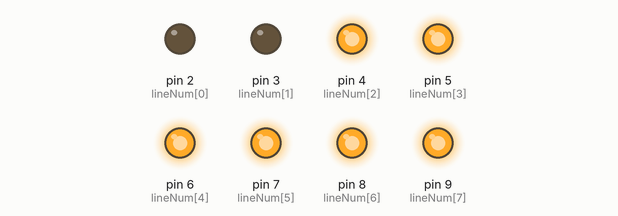
Recording of a sketch running on a simulated Arduino Uno, built with avr-gcc and run on an emulated ATmega328P. Parts: output pins drawn as LEDs (lit = HIGH).

Above: at 0.15 s.
At 1.05 s:
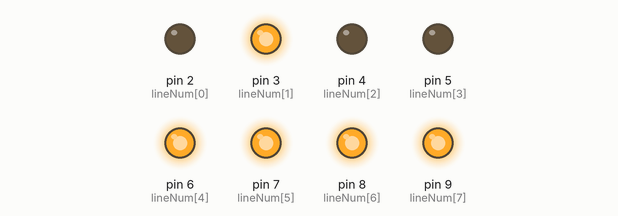
At 1.95 s:
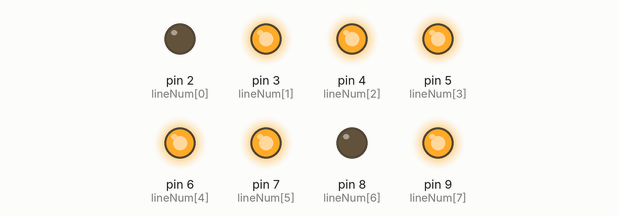
At 3.75 s:
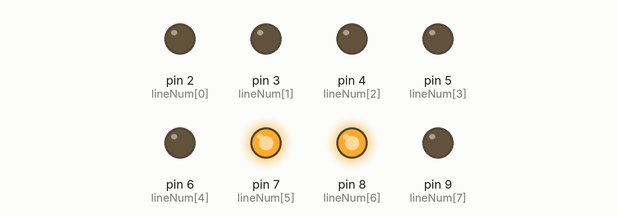
At 5.55 s:
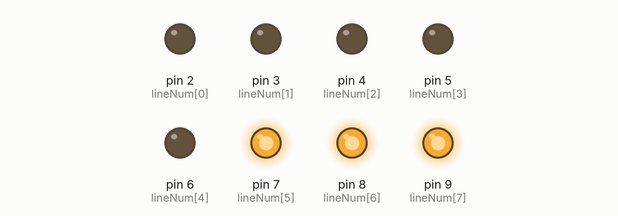
At 7.35 s:
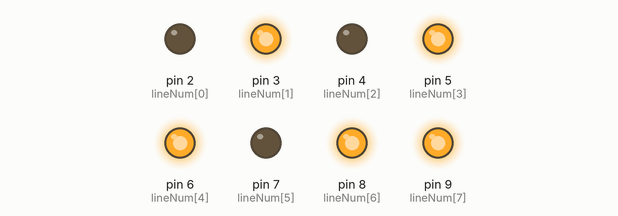
Timing chart, 0 to 7.7 s (numbered marks = the images above):
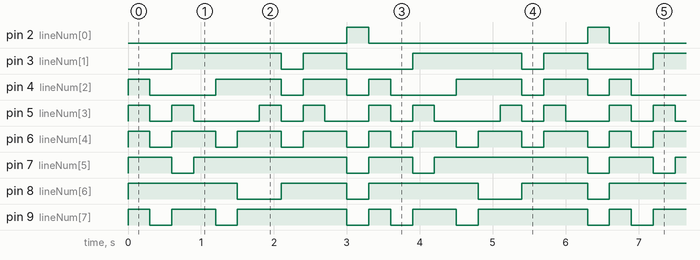

Measured:
- by itself, pin 2 (lineNum[0]): alternates HIGH for 0.30 s and LOW for 3.0 s
- by itself, pin 3 (lineNum[1]): repeats every 3.3 s: LOW 0.30 s, HIGH 0.60 s, LOW 0.90 s, HIGH 1.5 s
- by itself, pin 4 (lineNum[2]): repeats every 3.3 s: LOW 0.90 s, HIGH 0.90 s, LOW 0.30 s, HIGH 0.60 s, LOW 0.30 s, HIGH 0.30 s
- by itself, pin 6 (lineNum[4]): repeats every 3.3 s: 3 × (LOW 0.30 s, HIGH 0.60 s), LOW 0.30 s, HIGH 0.30 s
- by itself, pin 7 (lineNum[5]): repeats every 3.3 s: LOW 0.30 s, HIGH 2.1 s, LOW 0.30 s, HIGH 0.60 s
- by itself, pin 8 (lineNum[6]): repeats every 3.3 s: LOW 0.60 s, HIGH 0.90 s, LOW 0.30 s, HIGH 1.5 s
- by itself, pin 9 (lineNum[7]): repeats every 3.3 s: LOW 0.30 s, HIGH 0.60 s, LOW 0.30 s, HIGH 1.5 s, LOW 0.30 s, HIGH 0.30 s
- by itself, pin 5 (lineNum[3]): repeats every 3.3 s: LOW 0.30 s, HIGH 0.30 s, LOW 0.90 s, HIGH 0.30 s, LOW 0.30 s, HIGH 0.30 s, LOW 0.60 s, HIGH 0.30 s

The sketch:

___.ino
```cpp
int lineNum[8] = {2,3,4,5,6,7,8,9};
int leds[11][8] = {
{0,0,1,1,1,1,1,1},{0,0,0,0,0,1,1,0},{0,1,0,1,1,0,1,1},
{0,1,0,0,1,1,1,1},{0,1,1,0,0,1,1,0},{0,1,1,0,1,1,0,1},
{0,1,1,1,1,1,0,1},{0,0,0,0,0,1,1,1},{0,1,1,1,1,1,1,1},
{0,1,1,0,1,1,1,1},{1,0,0,0,0,0,0,0},
//{1,1,1,1,1,1,1,1},{1,1,1,1,1,1,1,1},{1,1,1,1,1,1,1,1},{1,1,1,1,1,1,1,1},{1,1,1,1,1,1,1,1},{1,1,1,1,1,1,1,1},{1,1,1,1,1,1,1,1},{1,1,1,1,1,1,1,1},{1,1,1,1,1,1,1,1},
//{1,1,1,1,1,1,1,1},{1,1,1,1,1,1,1,1},
  };
void setup() {
  // put your setup code here, to run once:
  for (int j=0;j<8;j++){
    pinMode(lineNum[j],OUTPUT);
  }
}

void loop() {
  // put your main code here, to run repeatedly:
  for (int i=0;i<11;i++){
    for(int j=0;j<8;j++){
      digitalWrite(lineNum[j],leds[i][j]);
    }
    delay(300);
  }
}
```
